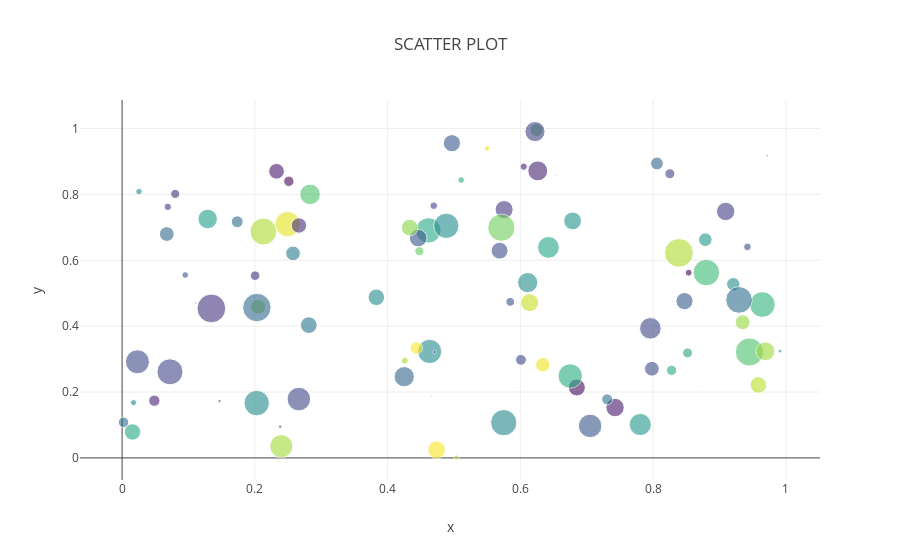

Notebook code cell kept with this figure:
### Code cell
fig = go.Figure(layout=layout)

fig.add_scatter(x=x,
                y=y,
                mode='markers',
                hovertext=ids,
                marker={'size': sz,
                        'color': colors,
                        'opacity': 0.6,
                        'colorscale': 'Viridis'})
iplot(fig)
